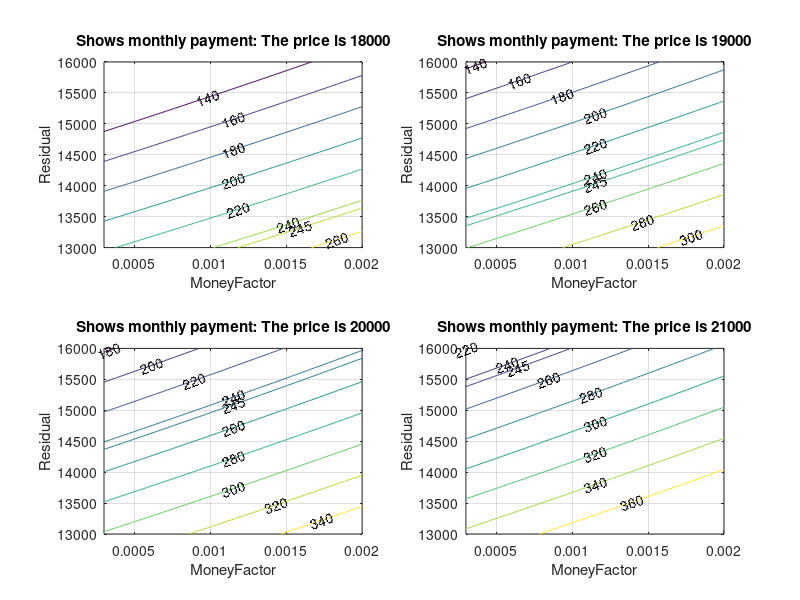
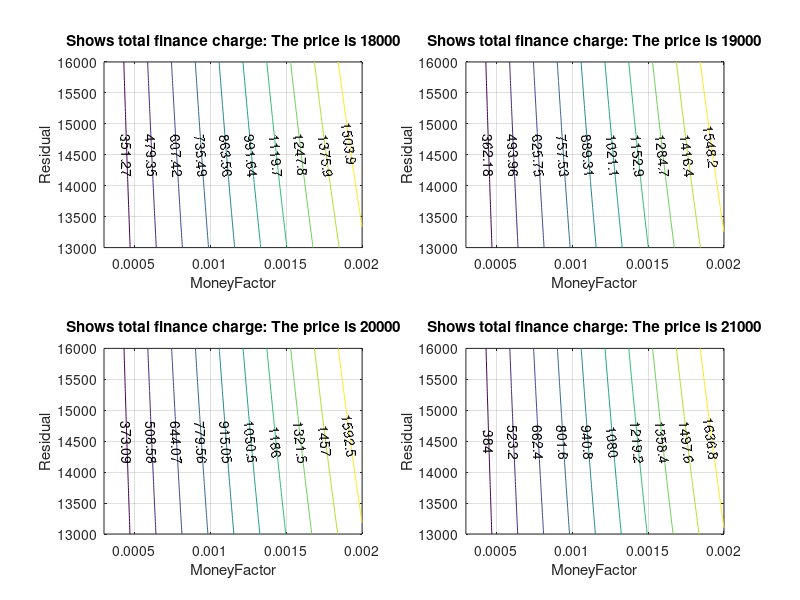
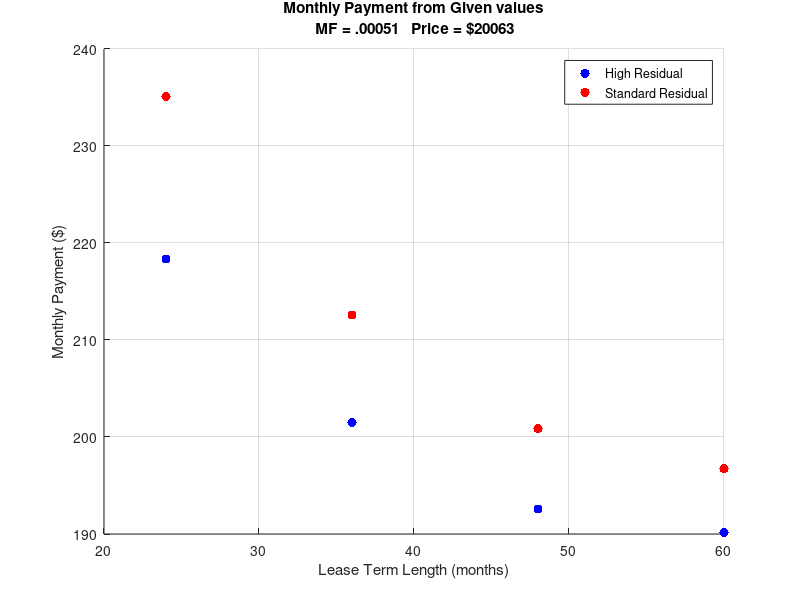

Source code (MATLAB) for these figures, in order:
%Get monthly payments for car.
clear
clc
close all

Price = 18000:1000:21000;
Residual = 13000:50:16000;
mf = .0003:.00001:.002;

Term = 24;

[MF,RS] = meshgrid(mf,Residual);

Monthly = @(Dep,Fin,Tm) (Dep+Fin)/Tm;

Depr = @(P,R) P - R;

Finan = @(mfac,Pr,Re,Tm) mfac.*Tm.*(Re+Pr);

for k = 1:length(Price)
    Pmt = Monthly(Depr(Price(k),RS),Finan(MF,Price(k),RS,Term),Term);
    figure(1)
    subplot(2,2,k)
    contour(MF,RS,Pmt,[140:20:240 245 260:20:360],'showtext','on')
    xlabel('MoneyFactor')
    ylabel('Residual')
    title(sprintf('Shows monthly payment: The price is %.f',Price(k)))
    grid on
    fint = Finan(MF,Price(k),RS,Term);
    figure(2)
    subplot(2,2,k)
    contour(MF,RS,fint,'showtext','on')
    xlabel('MoneyFactor')
    ylabel('Residual')
    title(sprintf('Shows total finance charge: The price is %.f',Price(k)))
    grid on
    
end

%% Now set the terms at what was offered June 27th.
Terms = [24:12:60];
Resid = [15255 13424 11594 9560; 14848 13018 11187 9153]; 
MFac = .00051;
PriceAct = 20063;

figure
for k = 1:length(Terms)
    PmtLow = Monthly(Depr(PriceAct,Resid(1,k)),Finan(MFac,PriceAct,Resid(1,k),Terms(k)),Terms(k));
    fprintf('The Monthly Payment for %.d Months, residual $ %.d, is %.2f.\n',Terms(k),Resid(1,k),PmtLow)
    PmtStd = Monthly(Depr(PriceAct,Resid(2,k)),Finan(MFac,PriceAct,Resid(2,k),Terms(k)),Terms(k));
    hold on
    grid on
    plot(Terms(k),PmtLow,'.b','Markersize',20)
    plot(Terms(k),PmtStd,'.r','Markersize',20)
    xlabel('Lease Term Length (months)')
    ylabel('Monthly Payment ($)')
    title(sprintf('Monthly Payment from Given values\n MF = .00051   Price = $20063'))
end
legend('High Residual','Standard Residual')
    
    

